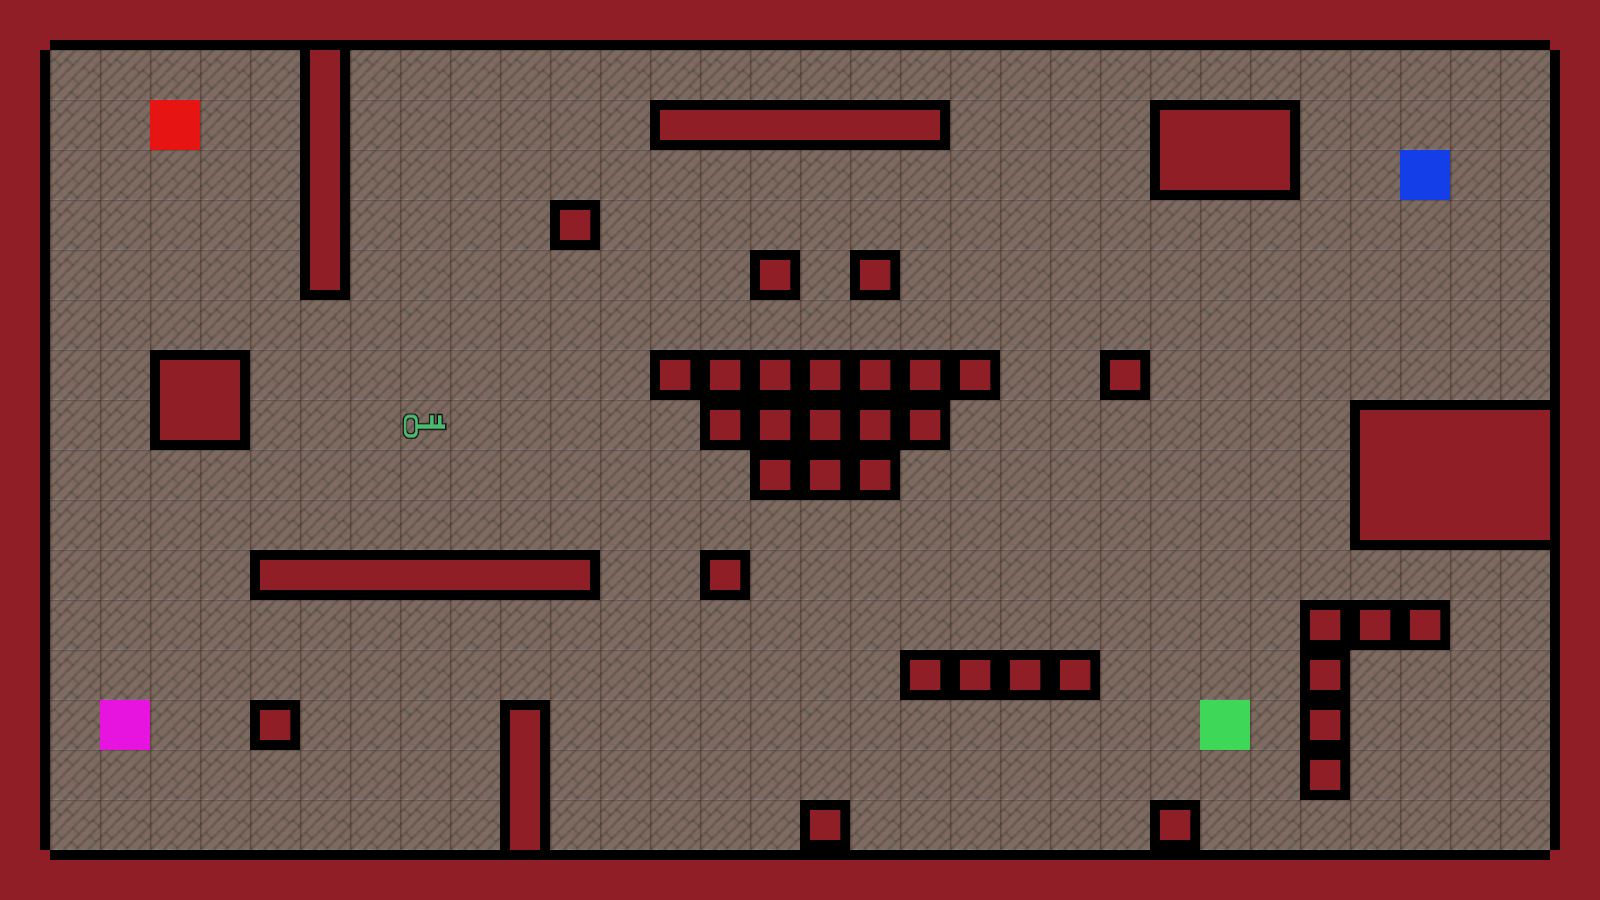

The image is a tile-based game level rendered from a .tmx file. Its description and complete source (layers, tilesets, objects, tile grids) follow:
An orthogonal 32x18 tile map with 50x50 px tiles, 2 tile layers (Floor, Main), 28 tilesets and 5 objects.

<map version="1.2" tiledversion="1.3.3" orientation="orthogonal" renderorder="right-down" compressionlevel="0" width="32" height="18" tilewidth="50" tileheight="50" infinite="0" nextlayerid="5" nextobjectid="29">
 <tileset firstgid="1" source="Tiles/wall-bottom.tsx" />
 <tileset firstgid="2" source="Tiles/wall-closed.tsx" />
 <tileset firstgid="3" source="Tiles/wall-corner-bottom-left.tsx" />
 <tileset firstgid="4" source="Tiles/wall-corner-bottom-right.tsx" />
 <tileset firstgid="5" source="Tiles/wall-corner-top-left.tsx" />
 <tileset firstgid="6" source="Tiles/wall-corner-top-right.tsx" />
 <tileset firstgid="7" source="Tiles/wall-left.tsx" />
 <tileset firstgid="8" source="Tiles/wall-middle.tsx" />
 <tileset firstgid="9" source="Tiles/wall-right.tsx" />
 <tileset firstgid="10" source="Tiles/wall-top.tsx" />
 <tileset firstgid="11" source="Tiles/wall-tube-horizontal.tsx" />
 <tileset firstgid="12" source="Tiles/wall-tube-vertical.tsx" />
 <tileset firstgid="13" source="Tiles/wall-open-top.tsx" />
 <tileset firstgid="14" source="Tiles/wall-open-right.tsx" />
 <tileset firstgid="15" source="Tiles/wall-open-left.tsx" />
 <tileset firstgid="16" source="Tiles/wall-open-bottom.tsx" />
 <tileset firstgid="17" source="Players/player1.tsx" />
 <tileset firstgid="18" source="Players/player2.tsx" />
 <tileset firstgid="19" source="Players/player3.tsx" />
 <tileset firstgid="20" source="Players/player4.tsx" />
 <tileset firstgid="21" source="Artefacts/Artefact.tsx" />
 <tileset firstgid="22" source="Floors/Brown.tsx" />
 <tileset firstgid="23" source="Floors/CrossTile.tsx" />
 <tileset firstgid="24" source="Floors/DiamondStyle.tsx" />
 <tileset firstgid="25" source="Floors/LightBrownDiamondStyle.tsx" />
 <tileset firstgid="26" source="Floors/LightDarkBlue.tsx" />
 <tileset firstgid="27" source="Floors/LightGreen.tsx" />
 <tileset firstgid="28" source="Floors/LightPurple.tsx" />
 <layer id="4" name="Floor" width="32" height="18">
  <data encoding="csv">
23,23,23,23,23,23,23,23,23,23,23,23,23,23,23,23,23,23,23,23,23,23,23,23,23,23,23,23,23,23,23,23,
23,23,23,23,23,23,23,23,23,23,23,23,23,23,23,23,23,23,23,23,23,23,23,23,23,23,23,23,23,23,23,23,
23,23,23,23,23,23,23,23,23,23,23,23,23,23,23,23,23,23,23,23,23,23,23,23,23,23,23,23,23,23,23,23,
23,23,23,23,23,23,23,23,23,23,23,23,23,23,23,23,23,23,23,23,23,23,23,23,23,23,23,23,23,23,23,23,
23,23,23,23,23,23,23,23,23,23,23,23,23,23,23,23,23,23,23,23,23,23,23,23,23,23,23,23,23,23,23,23,
23,23,23,23,23,23,23,23,23,23,23,23,23,23,23,23,23,23,23,23,23,23,23,23,23,23,23,23,23,23,23,23,
23,23,23,23,23,23,23,23,23,23,23,23,23,23,23,23,23,23,23,23,23,23,23,23,23,23,23,23,23,23,23,23,
23,23,23,23,23,23,23,23,23,23,23,23,23,23,23,23,23,23,23,23,23,23,23,23,23,23,23,23,23,23,23,23,
23,23,23,23,23,23,23,23,23,23,23,23,23,23,23,23,23,23,23,23,23,23,23,23,23,23,23,23,23,23,23,23,
23,23,23,23,23,23,23,23,23,23,23,23,23,23,23,23,23,23,23,23,23,23,23,23,23,23,23,23,23,23,23,23,
23,23,23,23,23,23,23,23,23,23,23,23,23,23,23,23,23,23,23,23,23,23,23,23,23,23,23,23,23,23,23,23,
23,23,23,23,23,23,23,23,23,23,23,23,23,23,23,23,23,23,23,23,23,23,23,23,23,23,23,23,23,23,23,23,
23,23,23,23,23,23,23,23,23,23,23,23,23,23,23,23,23,23,23,23,23,23,23,23,23,23,23,23,23,23,23,23,
23,23,23,23,23,23,23,23,23,23,23,23,23,23,23,23,23,23,23,23,23,23,23,23,23,23,23,23,23,23,23,23,
23,23,23,23,23,23,23,23,23,23,23,23,23,23,23,23,23,23,23,23,23,23,23,23,23,23,23,23,23,23,23,23,
23,23,23,23,23,23,23,23,23,23,23,23,23,23,23,23,23,23,23,23,23,23,23,23,23,23,23,23,23,23,23,23,
23,23,23,23,23,23,23,23,23,23,23,23,23,23,23,23,23,23,23,23,23,23,23,23,23,23,23,23,23,23,23,23,
23,23,23,23,23,23,23,23,23,23,23,23,23,23,23,23,23,23,23,23,23,23,23,23,23,23,23,23,23,23,23,23
</data>
 </layer>
 <layer id="1" name="Main" width="32" height="18">
  <data encoding="csv">
8,1,1,1,1,1,1,1,1,1,1,1,1,1,1,1,1,1,1,1,1,1,1,1,1,1,1,1,1,1,1,8,
9,0,0,0,0,0,12,0,0,0,0,0,0,0,0,0,0,0,0,0,0,0,0,0,0,0,0,0,0,0,0,7,
9,0,0,17,0,0,12,0,0,0,0,0,0,14,11,11,11,11,15,0,0,0,0,5,10,6,0,0,0,0,0,7,
9,0,0,0,0,0,12,0,0,0,0,0,0,0,0,0,0,0,0,0,0,0,0,3,1,4,0,0,18,0,0,7,
9,0,0,0,0,0,12,0,0,0,0,2,0,0,0,0,0,0,0,0,0,0,0,0,0,0,0,0,0,0,0,7,
9,0,0,0,0,0,13,0,0,0,0,0,0,0,0,2,0,2,0,0,0,0,0,0,0,0,0,0,0,0,0,7,
9,0,0,0,0,0,0,0,0,0,0,0,0,0,0,0,0,0,0,0,0,0,0,0,0,0,0,0,0,0,0,7,
9,0,0,5,6,0,0,0,0,0,0,0,0,2,2,2,2,2,2,2,0,0,2,0,0,0,0,0,0,0,0,7,
9,0,0,3,4,0,0,0,21,0,0,0,0,0,2,2,2,2,2,0,0,0,0,0,0,0,0,5,10,10,10,7,
9,0,0,0,0,0,0,0,0,0,0,0,0,0,0,2,2,2,0,0,0,0,0,0,0,0,0,7,8,8,8,7,
9,0,0,0,0,0,0,0,0,0,0,0,0,0,0,0,0,0,0,0,0,0,0,0,0,0,0,3,1,1,1,7,
9,0,0,0,0,14,11,11,11,11,11,15,0,0,2,0,0,0,0,0,0,0,0,0,0,0,0,0,0,0,0,7,
9,0,0,0,0,0,0,0,0,0,0,0,0,0,0,0,0,0,0,0,0,0,0,0,0,0,2,2,2,0,0,7,
9,0,0,0,0,0,0,0,0,0,0,0,0,0,0,0,0,0,2,2,2,2,0,0,0,0,2,0,0,0,0,7,
9,0,19,0,0,2,0,0,0,0,16,0,0,0,0,0,0,0,0,0,0,0,0,0,20,0,2,0,0,0,0,7,
9,0,0,0,0,0,0,0,0,0,12,0,0,0,0,0,0,0,0,0,0,0,0,0,0,0,2,0,0,0,0,7,
9,0,0,0,0,0,0,0,0,0,12,0,0,0,0,0,2,0,0,0,0,0,0,2,0,0,0,0,0,0,0,7,
8,10,10,10,10,10,10,10,10,10,10,10,10,10,10,10,10,10,10,10,10,10,10,10,10,10,10,10,10,10,10,8
</data>
 </layer>
 <objectgroup color="#ffffff" id="3" name="PatientLocation">
  <object id="2" x="0" y="0">
   <point />
  </object>
  <object id="3" x="0" y="200">
   <point />
  </object>
  <object id="4" x="200" y="0">
   <point />
  </object>
  <object id="5" x="200" y="200">
   <point />
  </object>
  <object id="28" x="550" y="650" width="200" height="200" />
 </objectgroup>
</map>